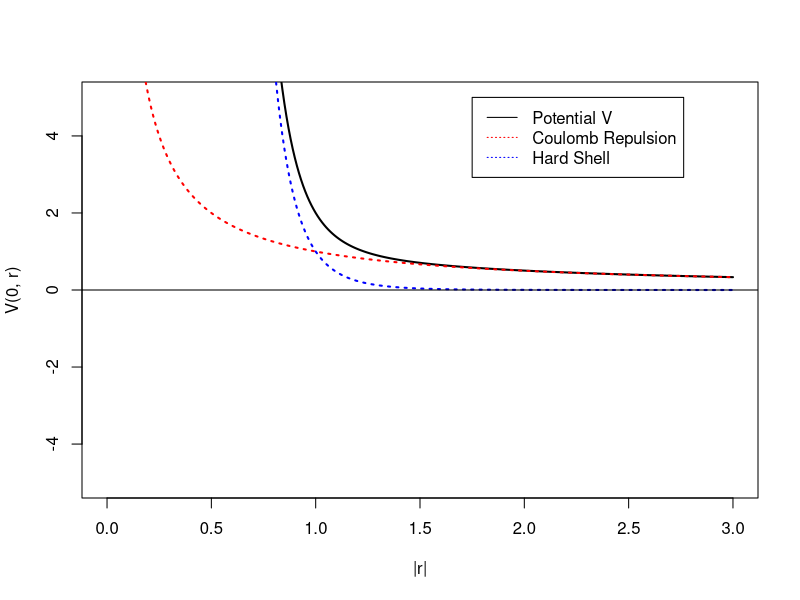
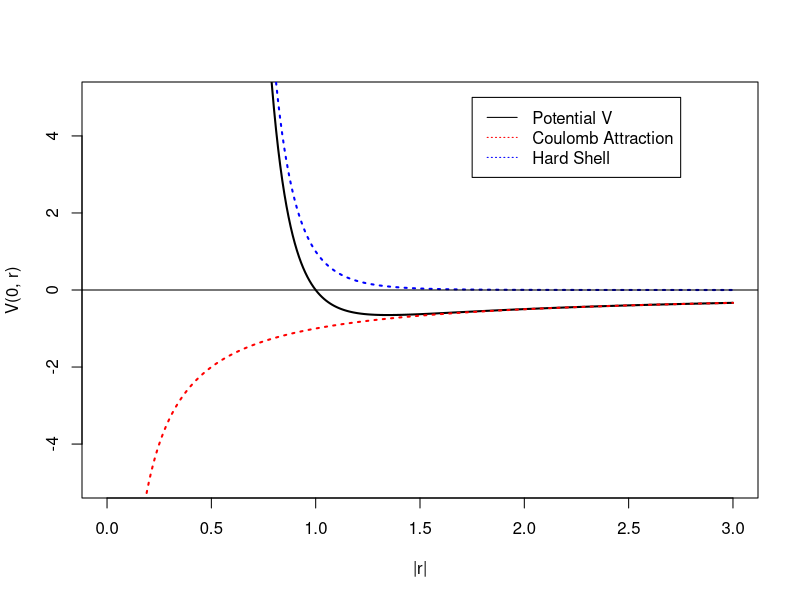
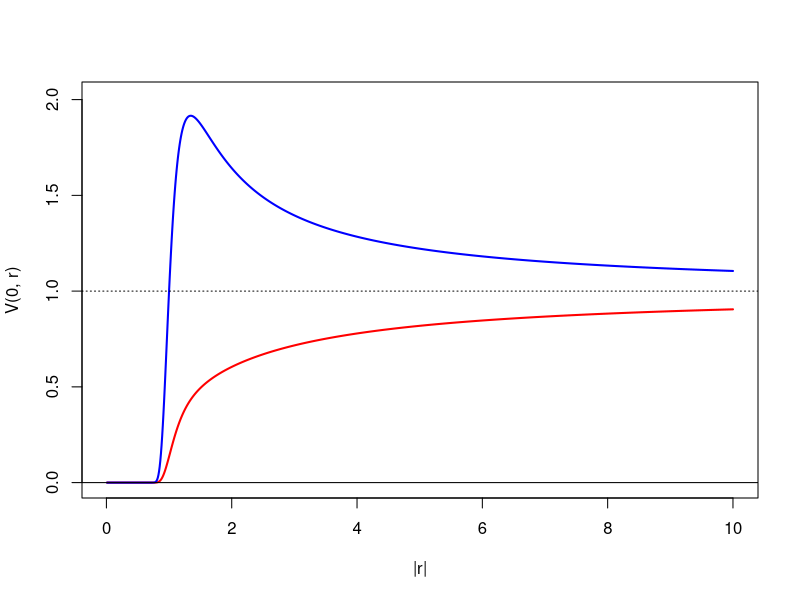
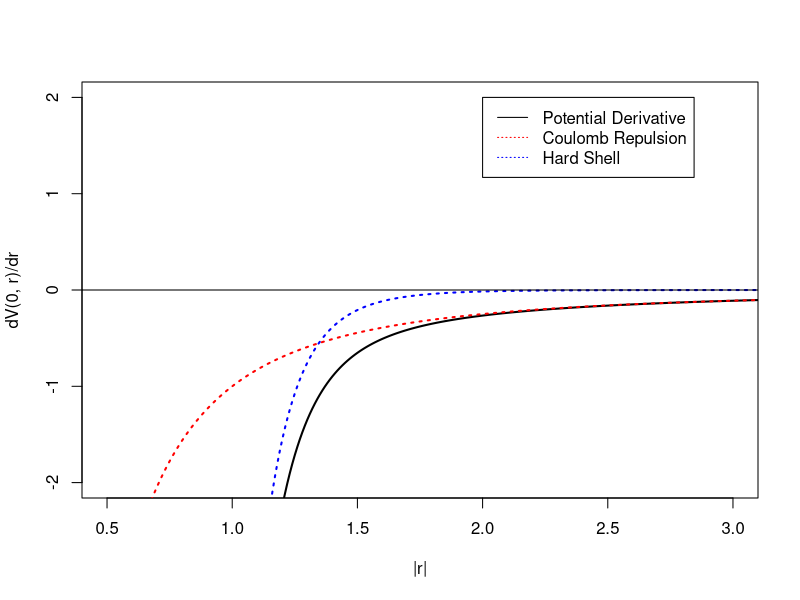
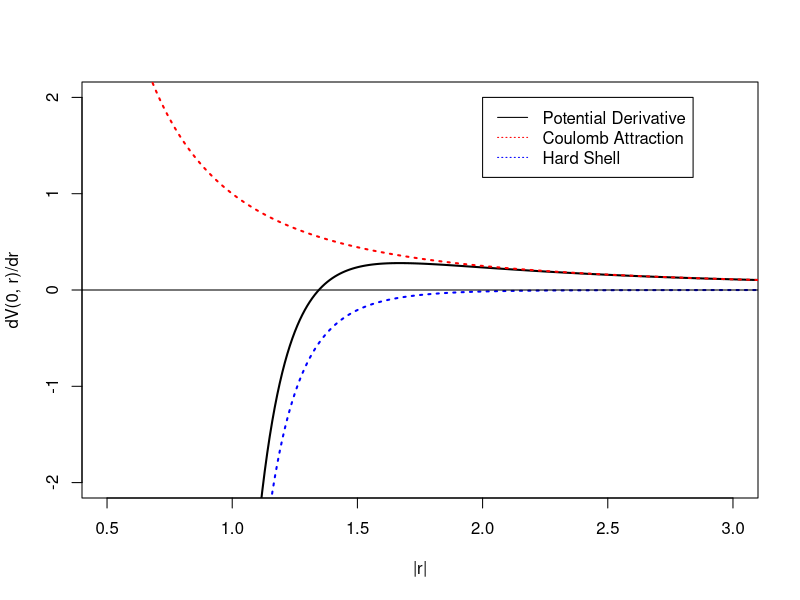

Source code (R) for these figures, in order:
## ---- chunk 1
knitr::opts_chunk$set(echo = FALSE)
library(plotrix)
## ---- chunk 2
step  <- 0.01
x     <- seq(from=0, to=3, by=step)
N     <- length(x)

v1  <- 1/x
v2  <- 1/x**8

yhigh <- 5
ylow  <- -5

plot (x,  v1+v2, type='l', col='black', lwd=2, lty=1, ylim=c(ylow,yhigh), xlab='|r|', ylab='V(0, r)')
lines(x,  v1   , type='l', col='red'  , lwd=2, lty=3)
lines(x,  v2   , type='l', col='blue' , lwd=2, lty=3)
abline(h=0)
legend(1.75, 5, legend=c("Potential V", "Coulomb Repulsion", "Hard Shell"),col=c("black", "red", "blue"), lty=c(1,3,3))

plot (x, -v1+v2, type='l', col='black', lwd=2, lty=1, ylim=c(ylow,yhigh), xlab='|r|', ylab='V(0, r)')
lines(x, -v1   , type='l', col='red'  , lwd=2, lty=3)
lines(x,  v2   , type='l', col='blue' , lwd=2, lty=3)
abline(h=0)
legend(1.75, 5, legend=c("Potential V", "Coulomb Attraction", "Hard Shell"),col=c("black", "red", "blue"), lty=c(1,3,3))
## ---- chunk 3
step  <- 0.01
x     <- seq(from=0.01, to=10, by=step)
N     <- length(x)

v1  <- 1/x
v2  <- 1/x**8

heat <- 1

yhigh <- max(exp(-1/heat*(-v1+v2)))*1.05
ylow  <- 0

plot (x,  exp(-1/heat*(+v1+v2)), type='l', col='red' , lwd=2, lty=1, ylim=c(ylow,yhigh), xlab='|r|', ylab='V(0, r)')
lines(x,  exp(-1/heat*(-v1+v2)), type='l', col='blue', lwd=2, lty=1)
abline(h=1, lty=3)
abline(h=0)
legend(6, 3, legend=c("Coulomb Repulsion", "Coulomb Attraction"),col=c("red", "blue"), lty=c(1,1))

## ---- chunk 4
abl_1 <- -1/x**2
abl_2 <- -8/x**9

yhigh <-  2 
ylow  <- -2

plot (x,  abl_1+abl_2, type='l', col='black', lwd=2, lty=1, xlim=c(0.5,3.0), ylim=c(ylow,yhigh), xlab='|r|', ylab='dV(0, r)/dr')
lines(x,  abl_1      , type='l', col='red'  , lwd=2, lty=3)
lines(x,  abl_2      , type='l', col='blue' , lwd=2, lty=3)
abline(h=0)
legend(2, 2, legend=c("Potential Derivative", "Coulomb Repulsion", "Hard Shell"),col=c("black", "red", "blue"), lty=c(1,3,3))

plot (x, -abl_1+abl_2, type='l', col='black', lwd=2, lty=1, xlim=c(0.5,3.0), ylim=c(ylow,yhigh), xlab='|r|', ylab='dV(0, r)/dr')
lines(x, -abl_1      , type='l', col='red'  , lwd=2, lty=3)
lines(x,  abl_2      , type='l', col='blue' , lwd=2, lty=3)
abline(h=0)
legend(2, 2, legend=c("Potential Derivative", "Coulomb Attraction", "Hard Shell"),col=c("black", "red", "blue"), lty=c(1,3,3))
## ---- chunk 5

